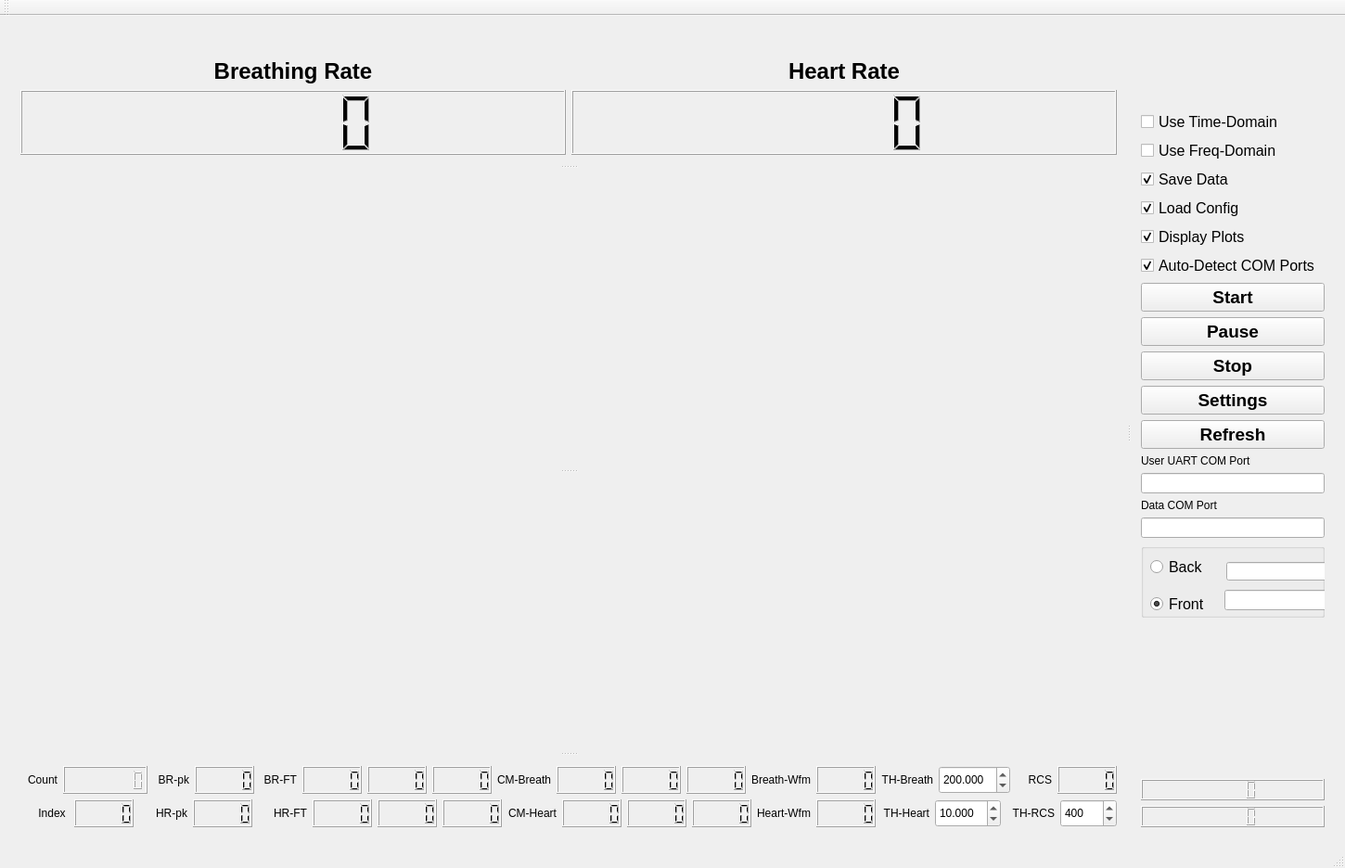
<?xml version="1.0" encoding="UTF-8"?>
<ui version="4.0">
 <class>MainWindow</class>
 <widget class="QMainWindow" name="MainWindow">
  <property name="geometry">
   <rect>
    <x>0</x>
    <y>0</y>
    <width>1450</width>
    <height>936</height>
   </rect>
  </property>
  <property name="sizePolicy">
   <sizepolicy hsizetype="Preferred" vsizetype="Fixed">
    <horstretch>0</horstretch>
    <verstretch>0</verstretch>
   </sizepolicy>
  </property>
  <property name="windowTitle">
   <string>Actia - Human Vital Signs Measurement Demo</string>
  </property>
  <widget class="QWidget" name="centralWidget">
   <layout class="QVBoxLayout" name="verticalLayout_6">
    <item>
     <widget class="QSplitter" name="splitter_2">
      <property name="orientation">
       <enum>Qt::Horizontal</enum>
      </property>
      <widget class="QSplitter" name="splitter">
       <property name="orientation">
        <enum>Qt::Vertical</enum>
       </property>
       <widget class="QWidget" name="layoutWidget">
        <layout class="QHBoxLayout" name="horizontalLayout_5">
         <item>
          <layout class="QVBoxLayout" name="verticalLayout_4">
           <item>
            <widget class="QLabel" name="label_BreathingRate">
             <property name="font">
              <font>
               <pointsize>18</pointsize>
               <bold>true</bold>
              </font>
             </property>
             <property name="autoFillBackground">
              <bool>false</bool>
             </property>
             <property name="text">
              <string>Breathing Rate</string>
             </property>
             <property name="alignment">
              <set>Qt::AlignBottom|Qt::AlignHCenter</set>
             </property>
            </widget>
           </item>
           <item>
            <widget class="QLCDNumber" name="lcdNumber_Breathingrate">
             <property name="sizePolicy">
              <sizepolicy hsizetype="Expanding" vsizetype="Preferred">
               <horstretch>0</horstretch>
               <verstretch>0</verstretch>
              </sizepolicy>
             </property>
             <property name="minimumSize">
              <size>
               <width>0</width>
               <height>70</height>
              </size>
             </property>
             <property name="layoutDirection">
              <enum>Qt::LeftToRight</enum>
             </property>
             <property name="frameShape">
              <enum>QFrame::Box</enum>
             </property>
             <property name="segmentStyle">
              <enum>QLCDNumber::Filled</enum>
             </property>
            </widget>
           </item>
          </layout>
         </item>
         <item>
          <layout class="QVBoxLayout" name="verticalLayout_3">
           <item>
            <widget class="QLabel" name="label_HeartRate">
             <property name="font">
              <font>
               <pointsize>18</pointsize>
               <bold>true</bold>
              </font>
             </property>
             <property name="autoFillBackground">
              <bool>false</bool>
             </property>
             <property name="text">
              <string>Heart Rate</string>
             </property>
             <property name="alignment">
              <set>Qt::AlignBottom|Qt::AlignHCenter</set>
             </property>
            </widget>
           </item>
           <item>
            <widget class="QLCDNumber" name="lcdNumber_HeartRate">
             <property name="sizePolicy">
              <sizepolicy hsizetype="Expanding" vsizetype="Preferred">
               <horstretch>0</horstretch>
               <verstretch>0</verstretch>
              </sizepolicy>
             </property>
             <property name="minimumSize">
              <size>
               <width>0</width>
               <height>70</height>
              </size>
             </property>
             <property name="mode">
              <enum>QLCDNumber::Hex</enum>
             </property>
            </widget>
           </item>
          </layout>
         </item>
        </layout>
       </widget>
       <widget class="QWidget" name="layoutWidget">
        <layout class="QHBoxLayout" name="horizontalLayout_3">
         <item>
          <widget class="QCustomPlot" name="BreathingWfmPlot" native="true">
           <property name="enabled">
            <bool>true</bool>
           </property>
           <property name="sizePolicy">
            <sizepolicy hsizetype="Expanding" vsizetype="Preferred">
             <horstretch>0</horstretch>
             <verstretch>0</verstretch>
            </sizepolicy>
           </property>
           <property name="minimumSize">
            <size>
             <width>200</width>
             <height>250</height>
            </size>
           </property>
          </widget>
         </item>
         <item>
          <widget class="QCustomPlot" name="heartWfmPlot" native="true">
           <property name="sizePolicy">
            <sizepolicy hsizetype="Expanding" vsizetype="Preferred">
             <horstretch>0</horstretch>
             <verstretch>0</verstretch>
            </sizepolicy>
           </property>
           <property name="minimumSize">
            <size>
             <width>471</width>
             <height>250</height>
            </size>
           </property>
          </widget>
         </item>
        </layout>
       </widget>
       <widget class="QWidget" name="layoutWidget">
        <layout class="QHBoxLayout" name="horizontalLayout_4">
         <item>
          <widget class="QCustomPlot" name="phaseWfmPlot" native="true">
           <property name="sizePolicy">
            <sizepolicy hsizetype="Expanding" vsizetype="Preferred">
             <horstretch>0</horstretch>
             <verstretch>0</verstretch>
            </sizepolicy>
           </property>
           <property name="minimumSize">
            <size>
             <width>611</width>
             <height>231</height>
            </size>
           </property>
          </widget>
         </item>
         <item>
          <widget class="QCustomPlot" name="plot_RangeProfile" native="true">
           <property name="sizePolicy">
            <sizepolicy hsizetype="Expanding" vsizetype="Preferred">
             <horstretch>0</horstretch>
             <verstretch>0</verstretch>
            </sizepolicy>
           </property>
           <property name="minimumSize">
            <size>
             <width>391</width>
             <height>231</height>
            </size>
           </property>
          </widget>
         </item>
        </layout>
       </widget>
       <widget class="QWidget" name="layoutWidget">
        <layout class="QVBoxLayout" name="verticalLayout_5">
         <item>
          <layout class="QHBoxLayout" name="horizontalLayout">
           <item>
            <widget class="QLabel" name="label_Count">
             <property name="text">
              <string>Count</string>
             </property>
             <property name="alignment">
              <set>Qt::AlignRight|Qt::AlignTrailing|Qt::AlignVCenter</set>
             </property>
            </widget>
           </item>
           <item>
            <widget class="QLCDNumber" name="lcdNumber_FrameCount">
             <property name="font">
              <font/>
             </property>
             <property name="digitCount">
              <number>8</number>
             </property>
             <property name="intValue" stdset="0">
              <number>0</number>
             </property>
            </widget>
           </item>
           <item>
            <widget class="QLabel" name="label_BR_pk">
             <property name="text">
              <string>BR-pk</string>
             </property>
             <property name="alignment">
              <set>Qt::AlignRight|Qt::AlignTrailing|Qt::AlignVCenter</set>
             </property>
            </widget>
           </item>
           <item>
            <widget class="QLCDNumber" name="lcdNumber_Breath_pk"/>
           </item>
           <item>
            <widget class="QLabel" name="label_5">
             <property name="text">
              <string>BR-FT</string>
             </property>
             <property name="alignment">
              <set>Qt::AlignRight|Qt::AlignTrailing|Qt::AlignVCenter</set>
             </property>
            </widget>
           </item>
           <item>
            <widget class="QLCDNumber" name="lcdNumber_Breath_FT"/>
           </item>
           <item>
            <widget class="QLCDNumber" name="lcdNumber_Breath_xCorr"/>
           </item>
           <item>
            <widget class="QLCDNumber" name="lcdNumber_breathRate_HarmEnergy"/>
           </item>
           <item>
            <widget class="QLabel" name="label_7">
             <property name="text">
              <string>CM-Breath</string>
             </property>
             <property name="alignment">
              <set>Qt::AlignRight|Qt::AlignTrailing|Qt::AlignVCenter</set>
             </property>
            </widget>
           </item>
           <item>
            <widget class="QLCDNumber" name="lcdNumber_CM_Breath"/>
           </item>
           <item>
            <widget class="QLCDNumber" name="lcdNumber_CM_Breath_xCorr"/>
           </item>
           <item>
            <widget class="QLCDNumber" name="lcdNumber_reserved2"/>
           </item>
           <item>
            <widget class="QLabel" name="label">
             <property name="text">
              <string>Breath-Wfm</string>
             </property>
             <property name="alignment">
              <set>Qt::AlignRight|Qt::AlignTrailing|Qt::AlignVCenter</set>
             </property>
            </widget>
           </item>
           <item>
            <widget class="QLCDNumber" name="lcdNumber_BreathEnergy"/>
           </item>
           <item>
            <widget class="QLabel" name="label_9">
             <property name="text">
              <string>TH-Breath</string>
             </property>
             <property name="alignment">
              <set>Qt::AlignRight|Qt::AlignTrailing|Qt::AlignVCenter</set>
             </property>
            </widget>
           </item>
           <item>
            <widget class="QDoubleSpinBox" name="SpinBox_TH_Breath">
             <property name="sizePolicy">
              <sizepolicy hsizetype="Minimum" vsizetype="Minimum">
               <horstretch>0</horstretch>
               <verstretch>0</verstretch>
              </sizepolicy>
             </property>
             <property name="decimals">
              <number>3</number>
             </property>
             <property name="maximum">
              <double>1000.000000000000000</double>
             </property>
             <property name="singleStep">
              <double>0.010000000000000</double>
             </property>
             <property name="value">
              <double>200.000000000000000</double>
             </property>
            </widget>
           </item>
           <item>
            <widget class="QLabel" name="label_4">
             <property name="text">
              <string>RCS</string>
             </property>
             <property name="alignment">
              <set>Qt::AlignRight|Qt::AlignTrailing|Qt::AlignVCenter</set>
             </property>
            </widget>
           </item>
           <item>
            <widget class="QLCDNumber" name="lcdNumber_RCS"/>
           </item>
          </layout>
         </item>
         <item>
          <layout class="QHBoxLayout" name="horizontalLayout_2">
           <item>
            <widget class="QLabel" name="label_Index">
             <property name="text">
              <string>Index </string>
             </property>
             <property name="alignment">
              <set>Qt::AlignRight|Qt::AlignTrailing|Qt::AlignVCenter</set>
             </property>
            </widget>
           </item>
           <item>
            <widget class="QLCDNumber" name="lcdNumber_Index">
             <property name="font">
              <font/>
             </property>
            </widget>
           </item>
           <item>
            <widget class="QLabel" name="label_HR_pk">
             <property name="text">
              <string>HR-pk</string>
             </property>
             <property name="alignment">
              <set>Qt::AlignRight|Qt::AlignTrailing|Qt::AlignVCenter</set>
             </property>
            </widget>
           </item>
           <item>
            <widget class="QLCDNumber" name="lcdNumber_Heart_pk"/>
           </item>
           <item>
            <widget class="QLabel" name="label_6">
             <property name="text">
              <string>HR-FT</string>
             </property>
             <property name="alignment">
              <set>Qt::AlignRight|Qt::AlignTrailing|Qt::AlignVCenter</set>
             </property>
            </widget>
           </item>
           <item>
            <widget class="QLCDNumber" name="lcdNumber_Heart_FT"/>
           </item>
           <item>
            <widget class="QLCDNumber" name="lcdNumber_Heart_xCorr"/>
           </item>
           <item>
            <widget class="QLCDNumber" name="lcdNumber_Heart_FT_4Hz"/>
           </item>
           <item>
            <widget class="QLabel" name="label_8">
             <property name="text">
              <string>CM-Heart</string>
             </property>
             <property name="alignment">
              <set>Qt::AlignRight|Qt::AlignTrailing|Qt::AlignVCenter</set>
             </property>
            </widget>
           </item>
           <item>
            <widget class="QLCDNumber" name="lcdNumber_CM_Heart"/>
           </item>
           <item>
            <widget class="QLCDNumber" name="lcdNumber_CM_Heart_xCorr"/>
           </item>
           <item>
            <widget class="QLCDNumber" name="lcdNumber_Display4"/>
           </item>
           <item>
            <widget class="QLabel" name="label_3">
             <property name="text">
              <string>Heart-Wfm</string>
             </property>
             <property name="alignment">
              <set>Qt::AlignRight|Qt::AlignTrailing|Qt::AlignVCenter</set>
             </property>
            </widget>
           </item>
           <item>
            <widget class="QLCDNumber" name="lcdNumber_HeartEnergy"/>
           </item>
           <item>
            <widget class="QLabel" name="label_10">
             <property name="text">
              <string>TH-Heart</string>
             </property>
             <property name="alignment">
              <set>Qt::AlignRight|Qt::AlignTrailing|Qt::AlignVCenter</set>
             </property>
            </widget>
           </item>
           <item>
            <widget class="QDoubleSpinBox" name="SpinBox_TH_Heart">
             <property name="sizePolicy">
              <sizepolicy hsizetype="Minimum" vsizetype="Minimum">
               <horstretch>0</horstretch>
               <verstretch>0</verstretch>
              </sizepolicy>
             </property>
             <property name="decimals">
              <number>3</number>
             </property>
             <property name="maximum">
              <double>100.000000000000000</double>
             </property>
             <property name="singleStep">
              <double>0.010000000000000</double>
             </property>
             <property name="value">
              <double>10.000000000000000</double>
             </property>
            </widget>
           </item>
           <item>
            <widget class="QLabel" name="label_11">
             <property name="text">
              <string>TH-RCS</string>
             </property>
             <property name="alignment">
              <set>Qt::AlignRight|Qt::AlignTrailing|Qt::AlignVCenter</set>
             </property>
            </widget>
           </item>
           <item>
            <widget class="QDoubleSpinBox" name="SpinBox_RCS">
             <property name="sizePolicy">
              <sizepolicy hsizetype="Minimum" vsizetype="Minimum">
               <horstretch>0</horstretch>
               <verstretch>0</verstretch>
              </sizepolicy>
             </property>
             <property name="decimals">
              <number>0</number>
             </property>
             <property name="maximum">
              <double>10000.000000000000000</double>
             </property>
             <property name="value">
              <double>400.000000000000000</double>
             </property>
            </widget>
           </item>
          </layout>
         </item>
        </layout>
       </widget>
      </widget>
      <widget class="QWidget" name="layoutWidget">
       <layout class="QVBoxLayout" name="verticalLayout_7">
        <property name="sizeConstraint">
         <enum>QLayout::SetDefaultConstraint</enum>
        </property>
        <item>
         <layout class="QVBoxLayout" name="verticalLayout_2">
          <item>
           <spacer name="verticalSpacer">
            <property name="orientation">
             <enum>Qt::Vertical</enum>
            </property>
            <property name="sizeHint" stdset="0">
             <size>
              <width>20</width>
              <height>40</height>
             </size>
            </property>
           </spacer>
          </item>
          <item>
           <spacer name="verticalSpacer_3">
            <property name="orientation">
             <enum>Qt::Vertical</enum>
            </property>
            <property name="sizeHint" stdset="0">
             <size>
              <width>20</width>
              <height>40</height>
             </size>
            </property>
           </spacer>
          </item>
          <item>
           <widget class="QCheckBox" name="checkBox_xCorr">
            <property name="font">
             <font>
              <pointsize>12</pointsize>
             </font>
            </property>
            <property name="text">
             <string>Use Time-Domain</string>
            </property>
            <property name="checked">
             <bool>false</bool>
            </property>
           </widget>
          </item>
          <item>
           <widget class="QCheckBox" name="checkBox_FFT">
            <property name="font">
             <font>
              <pointsize>12</pointsize>
             </font>
            </property>
            <property name="text">
             <string>Use Freq-Domain</string>
            </property>
            <property name="checked">
             <bool>false</bool>
            </property>
           </widget>
          </item>
          <item>
           <widget class="QCheckBox" name="checkBox_SaveData">
            <property name="font">
             <font>
              <pointsize>12</pointsize>
             </font>
            </property>
            <property name="text">
             <string>Save Data</string>
            </property>
            <property name="checked">
             <bool>true</bool>
            </property>
           </widget>
          </item>
          <item>
           <widget class="QCheckBox" name="checkBox_LoadConfig">
            <property name="font">
             <font>
              <pointsize>12</pointsize>
             </font>
            </property>
            <property name="text">
             <string>Load Config</string>
            </property>
            <property name="checked">
             <bool>true</bool>
            </property>
           </widget>
          </item>
          <item>
           <widget class="QCheckBox" name="checkBox_displayPlots">
            <property name="font">
             <font>
              <pointsize>12</pointsize>
             </font>
            </property>
            <property name="text">
             <string>Display Plots</string>
            </property>
            <property name="checked">
             <bool>true</bool>
            </property>
           </widget>
          </item>
          <item>
           <widget class="QCheckBox" name="checkBox_AutoDetectPorts">
            <property name="font">
             <font>
              <pointsize>12</pointsize>
             </font>
            </property>
            <property name="text">
             <string>Auto-Detect COM Ports</string>
            </property>
            <property name="checked">
             <bool>true</bool>
            </property>
           </widget>
          </item>
          <item>
           <layout class="QVBoxLayout" name="verticalLayout">
            <item>
             <widget class="QPushButton" name="pushButton_start">
              <property name="sizePolicy">
               <sizepolicy hsizetype="Expanding" vsizetype="Expanding">
                <horstretch>0</horstretch>
                <verstretch>0</verstretch>
               </sizepolicy>
              </property>
              <property name="font">
               <font>
                <pointsize>14</pointsize>
                <bold>true</bold>
               </font>
              </property>
              <property name="text">
               <string>Start</string>
              </property>
             </widget>
            </item>
            <item>
             <widget class="QPushButton" name="pushButton_pause">
              <property name="font">
               <font>
                <pointsize>14</pointsize>
                <bold>true</bold>
               </font>
              </property>
              <property name="text">
               <string>Pause</string>
              </property>
             </widget>
            </item>
            <item>
             <widget class="QPushButton" name="pushButton_stop">
              <property name="sizePolicy">
               <sizepolicy hsizetype="Expanding" vsizetype="Expanding">
                <horstretch>0</horstretch>
                <verstretch>0</verstretch>
               </sizepolicy>
              </property>
              <property name="font">
               <font>
                <pointsize>14</pointsize>
                <bold>true</bold>
               </font>
              </property>
              <property name="text">
               <string>Stop</string>
              </property>
             </widget>
            </item>
            <item>
             <widget class="QPushButton" name="pushButton_settings">
              <property name="sizePolicy">
               <sizepolicy hsizetype="Expanding" vsizetype="Expanding">
                <horstretch>0</horstretch>
                <verstretch>0</verstretch>
               </sizepolicy>
              </property>
              <property name="font">
               <font>
                <pointsize>14</pointsize>
                <bold>true</bold>
               </font>
              </property>
              <property name="text">
               <string>Settings</string>
              </property>
             </widget>
            </item>
            <item>
             <widget class="QPushButton" name="pushButton_Refresh">
              <property name="sizePolicy">
               <sizepolicy hsizetype="Expanding" vsizetype="Expanding">
                <horstretch>0</horstretch>
                <verstretch>0</verstretch>
               </sizepolicy>
              </property>
              <property name="font">
               <font>
                <pointsize>14</pointsize>
                <bold>true</bold>
               </font>
              </property>
              <property name="text">
               <string>Refresh</string>
              </property>
             </widget>
            </item>
            <item>
             <widget class="QLabel" name="label_user_uart_port">
              <property name="text">
               <string>User UART COM Port</string>
              </property>
             </widget>
            </item>
            <item>
             <widget class="QLineEdit" name="lineEdit_UART_port"/>
            </item>
            <item>
             <widget class="QLabel" name="label_2">
              <property name="text">
               <string>Data COM Port</string>
              </property>
             </widget>
            </item>
            <item>
             <widget class="QLineEdit" name="lineEdit_data_port"/>
            </item>
           </layout>
          </item>
         </layout>
        </item>
        <item>
         <widget class="QGroupBox" name="groupBox">
          <property name="minimumSize">
           <size>
            <width>0</width>
            <height>80</height>
           </size>
          </property>
          <property name="title">
           <string/>
          </property>
          <widget class="QRadioButton" name="radioButton_BackMeasurements">
           <property name="geometry">
            <rect>
             <x>10</x>
             <y>10</y>
             <width>291</width>
             <height>31</height>
            </rect>
           </property>
           <property name="font">
            <font>
             <pointsize>12</pointsize>
            </font>
           </property>
           <property name="text">
            <string>Back</string>
           </property>
           <property name="checked">
            <bool>false</bool>
           </property>
          </widget>
          <widget class="QRadioButton" name="radioButton_FrontMeasurements">
           <property name="geometry">
            <rect>
             <x>10</x>
             <y>40</y>
             <width>291</width>
             <height>50</height>
            </rect>
           </property>
           <property name="minimumSize">
            <size>
             <width>0</width>
             <height>50</height>
            </size>
           </property>
           <property name="font">
            <font>
             <pointsize>12</pointsize>
            </font>
           </property>
           <property name="text">
            <string>Front</string>
           </property>
           <property name="checked">
            <bool>true</bool>
           </property>
          </widget>
          <widget class="QLineEdit" name="lineEdit_ProfileBack">
           <property name="geometry">
            <rect>
             <x>92</x>
             <y>20</y>
             <width>231</width>
             <height>20</height>
            </rect>
           </property>
          </widget>
          <widget class="QLineEdit" name="lineEdit_ProfileFront">
           <property name="geometry">
            <rect>
             <x>90</x>
             <y>50</y>
             <width>231</width>
             <height>22</height>
            </rect>
           </property>
          </widget>
         </widget>
        </item>
        <item>
         <spacer name="verticalSpacer_2">
          <property name="orientation">
           <enum>Qt::Vertical</enum>
          </property>
          <property name="sizeHint" stdset="0">
           <size>
            <width>20</width>
            <height>40</height>
           </size>
          </property>
         </spacer>
        </item>
        <item>
         <widget class="QPushButton" name="pushButton_Icon">
          <property name="sizePolicy">
           <sizepolicy hsizetype="Minimum" vsizetype="Minimum">
            <horstretch>0</horstretch>
            <verstretch>0</verstretch>
           </sizepolicy>
          </property>
          <property name="autoFillBackground">
           <bool>false</bool>
          </property>
          <property name="text">
           <string notr="true"/>
          </property>
          <property name="iconSize">
           <size>
            <width>300</width>
            <height>90</height>
           </size>
          </property>
          <property name="flat">
           <bool>true</bool>
          </property>
         </widget>
        </item>
        <item>
         <widget class="QLCDNumber" name="lcdNumber_Display3"/>
        </item>
        <item>
         <widget class="QLCDNumber" name="lcdNumber_ReliabilityMetric"/>
        </item>
       </layout>
      </widget>
     </widget>
    </item>
   </layout>
  </widget>
  <widget class="QMenuBar" name="menuBar">
   <property name="geometry">
    <rect>
     <x>0</x>
     <y>0</y>
     <width>1450</width>
     <height>22</height>
    </rect>
   </property>
  </widget>
  <widget class="QToolBar" name="mainToolBar">
   <attribute name="toolBarArea">
    <enum>TopToolBarArea</enum>
   </attribute>
   <attribute name="toolBarBreak">
    <bool>false</bool>
   </attribute>
  </widget>
  <widget class="QStatusBar" name="statusBar"/>
 </widget>
 <layoutdefault spacing="6" margin="11"/>
 <customwidgets>
  <customwidget>
   <class>QCustomPlot</class>
   <extends>QWidget</extends>
   <header location="global">qcustomplot.h</header>
   <container>1</container>
  </customwidget>
 </customwidgets>
 <resources/>
 <connections/>
</ui>
